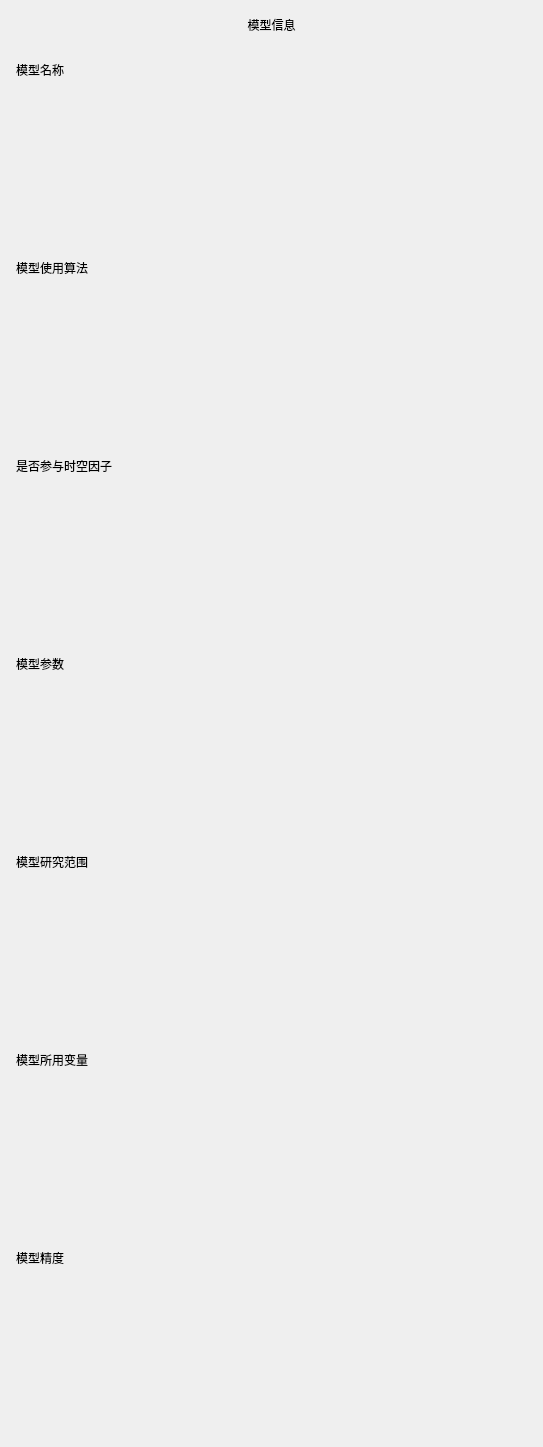
    <widget class="QWidget" name="left_qw" native="true">
     <property name="sizePolicy">
      <sizepolicy hsizetype="Preferred" vsizetype="Preferred">
       <horstretch>0</horstretch>
       <verstretch>0</verstretch>
      </sizepolicy>
     </property>
     <property name="minimumSize">
      <size>
       <width>543</width>
       <height>738</height>
      </size>
     </property>
     <property name="styleSheet">
      <string notr="true">QWidget#left_qw{
	
	background-color: rgb(240, 240, 240);
}</string>
     </property>
     <layout class="QGridLayout" name="gridLayout_3">
      <property name="topMargin">
       <number>0</number>
      </property>
      <item row="1" column="0">
       <widget class="QLabel" name="model_name_l">
        <property name="sizePolicy">
         <sizepolicy hsizetype="Maximum" vsizetype="Preferred">
          <horstretch>0</horstretch>
          <verstretch>0</verstretch>
         </sizepolicy>
        </property>
        <property name="text">
         <string>模型名称</string>
        </property>
        <property name="alignment">
         <set>Qt::AlignLeading|Qt::AlignLeft|Qt::AlignTop</set>
        </property>
        <property name="wordWrap">
         <bool>false</bool>
        </property>
        <property name="margin">
         <number>0</number>
        </property>
        <property name="indent">
         <number>5</number>
        </property>
        <property name="buddy">
         <cstring>textBrowser</cstring>
        </property>
       </widget>
      </item>
      <item row="4" column="1">
       <widget class="QTextBrowser" name="textBrowser_8">
        <property name="sizePolicy">
         <sizepolicy hsizetype="Preferred" vsizetype="Expanding">
          <horstretch>0</horstretch>
          <verstretch>0</verstretch>
         </sizepolicy>
        </property>
        <property name="styleSheet">
         <string notr="true">QTextBrowser{

	background-color: transparent;
}</string>
        </property>
        <property name="frameShape">
         <enum>QFrame::NoFrame</enum>
        </property>
        <property name="frameShadow">
         <enum>QFrame::Raised</enum>
        </property>
        <property name="lineWidth">
         <number>1</number>
        </property>
        <property name="verticalScrollBarPolicy">
         <enum>Qt::ScrollBarAsNeeded</enum>
        </property>
        <property name="horizontalScrollBarPolicy">
         <enum>Qt::ScrollBarAsNeeded</enum>
        </property>
        <property name="lineWrapMode">
         <enum>QTextEdit::WidgetWidth</enum>
        </property>
        <property name="html">
         <string>&lt;!DOCTYPE HTML PUBLIC &quot;-//W3C//DTD HTML 4.0//EN&quot; &quot;http://www.w3.org/TR/REC-html40/strict.dtd&quot;&gt;
&lt;html&gt;&lt;head&gt;&lt;meta name=&quot;qrichtext&quot; content=&quot;1&quot; /&gt;&lt;style type=&quot;text/css&quot;&gt;
p, li { white-space: pre-wrap; }
&lt;/style&gt;&lt;/head&gt;&lt;body style=&quot; font-family:'SimSun'; font-size:9pt; font-weight:400; font-style:normal;&quot;&gt;
&lt;p style=&quot;-qt-paragraph-type:empty; margin-top:0px; margin-bottom:0px; margin-left:0px; margin-right:0px; -qt-block-indent:0; text-indent:0px;&quot;&gt;&lt;br /&gt;&lt;/p&gt;&lt;/body&gt;&lt;/html&gt;</string>
        </property>
       </widget>
      </item>
      <item row="4" column="0">
       <widget class="QLabel" name="model_spacetime_l">
        <property name="sizePolicy">
         <sizepolicy hsizetype="Maximum" vsizetype="Preferred">
          <horstretch>0</horstretch>
          <verstretch>0</verstretch>
         </sizepolicy>
        </property>
        <property name="text">
         <string>是否参与时空因子</string>
        </property>
        <property name="alignment">
         <set>Qt::AlignLeading|Qt::AlignLeft|Qt::AlignTop</set>
        </property>
        <property name="wordWrap">
         <bool>false</bool>
        </property>
        <property name="margin">
         <number>0</number>
        </property>
        <property name="indent">
         <number>5</number>
        </property>
        <property name="buddy">
         <cstring>textBrowser_8</cstring>
        </property>
       </widget>
      </item>
      <item row="2" column="0">
       <widget class="QLabel" name="model_algorithm_l">
        <property name="sizePolicy">
         <sizepolicy hsizetype="Maximum" vsizetype="Preferred">
          <horstretch>0</horstretch>
          <verstretch>0</verstretch>
         </sizepolicy>
        </property>
        <property name="text">
         <string>模型使用算法</string>
        </property>
        <property name="alignment">
         <set>Qt::AlignLeading|Qt::AlignLeft|Qt::AlignTop</set>
        </property>
        <property name="margin">
         <number>0</number>
        </property>
        <property name="indent">
         <number>5</number>
        </property>
        <property name="buddy">
         <cstring>textBrowser_2</cstring>
        </property>
       </widget>
      </item>
      <item row="0" column="0" colspan="2">
       <widget class="QLabel" name="research_range_title_l">
        <property name="minimumSize">
         <size>
          <width>0</width>
          <height>50</height>
         </size>
        </property>
        <property name="maximumSize">
         <size>
          <width>16777215</width>
          <height>50</height>
         </size>
        </property>
        <property name="styleSheet">
         <string notr="true">font: 12pt &quot;汉仪旗黑X1-55W&quot;;</string>
        </property>
        <property name="text">
         <string>模型信息</string>
        </property>
        <property name="alignment">
         <set>Qt::AlignCenter</set>
        </property>
       </widget>
      </item>
      <item row="7" column="1">
       <widget class="QTextBrowser" name="textBrowser_5">
        <property name="sizePolicy">
         <sizepolicy hsizetype="Preferred" vsizetype="Expanding">
          <horstretch>0</horstretch>
          <verstretch>0</verstretch>
         </sizepolicy>
        </property>
        <property name="styleSheet">
         <string notr="true">QTextBrowser{

	background-color: transparent;
}</string>
        </property>
        <property name="frameShape">
         <enum>QFrame::NoFrame</enum>
        </property>
        <property name="frameShadow">
         <enum>QFrame::Raised</enum>
        </property>
        <property name="lineWidth">
         <number>1</number>
        </property>
        <property name="verticalScrollBarPolicy">
         <enum>Qt::ScrollBarAsNeeded</enum>
        </property>
        <property name="horizontalScrollBarPolicy">
         <enum>Qt::ScrollBarAsNeeded</enum>
        </property>
        <property name="html">
         <string>&lt;!DOCTYPE HTML PUBLIC &quot;-//W3C//DTD HTML 4.0//EN&quot; &quot;http://www.w3.org/TR/REC-html40/strict.dtd&quot;&gt;
&lt;html&gt;&lt;head&gt;&lt;meta name=&quot;qrichtext&quot; content=&quot;1&quot; /&gt;&lt;style type=&quot;text/css&quot;&gt;
p, li { white-space: pre-wrap; }
&lt;/style&gt;&lt;/head&gt;&lt;body style=&quot; font-family:'SimSun'; font-size:9pt; font-weight:400; font-style:normal;&quot;&gt;
&lt;p style=&quot;-qt-paragraph-type:empty; margin-top:0px; margin-bottom:0px; margin-left:0px; margin-right:0px; -qt-block-indent:0; text-indent:0px;&quot;&gt;&lt;br /&gt;&lt;/p&gt;&lt;/body&gt;&lt;/html&gt;</string>
        </property>
       </widget>
      </item>
      <item row="2" column="1">
       <widget class="QTextBrowser" name="textBrowser_2">
        <property name="sizePolicy">
         <sizepolicy hsizetype="Preferred" vsizetype="Expanding">
          <horstretch>0</horstretch>
          <verstretch>0</verstretch>
         </sizepolicy>
        </property>
        <property name="styleSheet">
         <string notr="true">QTextBrowser{

	background-color: transparent;
}</string>
        </property>
        <property name="frameShape">
         <enum>QFrame::NoFrame</enum>
        </property>
        <property name="frameShadow">
         <enum>QFrame::Raised</enum>
        </property>
        <property name="lineWidth">
         <number>1</number>
        </property>
        <property name="verticalScrollBarPolicy">
         <enum>Qt::ScrollBarAsNeeded</enum>
        </property>
        <property name="horizontalScrollBarPolicy">
         <enum>Qt::ScrollBarAsNeeded</enum>
        </property>
        <property name="html">
         <string>&lt;!DOCTYPE HTML PUBLIC &quot;-//W3C//DTD HTML 4.0//EN&quot; &quot;http://www.w3.org/TR/REC-html40/strict.dtd&quot;&gt;
&lt;html&gt;&lt;head&gt;&lt;meta name=&quot;qrichtext&quot; content=&quot;1&quot; /&gt;&lt;style type=&quot;text/css&quot;&gt;
p, li { white-space: pre-wrap; }
&lt;/style&gt;&lt;/head&gt;&lt;body style=&quot; font-family:'SimSun'; font-size:9pt; font-weight:400; font-style:normal;&quot;&gt;
&lt;p style=&quot;-qt-paragraph-type:empty; margin-top:0px; margin-bottom:0px; margin-left:0px; margin-right:0px; -qt-block-indent:0; text-indent:0px;&quot;&gt;&lt;br /&gt;&lt;/p&gt;&lt;/body&gt;&lt;/html&gt;</string>
        </property>
       </widget>
      </item>
      <item row="7" column="0">
       <widget class="QLabel" name="model_variable_num_l">
        <property name="sizePolicy">
         <sizepolicy hsizetype="Maximum" vsizetype="Preferred">
          <horstretch>0</horstretch>
          <verstretch>0</verstretch>
         </sizepolicy>
        </property>
        <property name="text">
         <string>模型所用变量</string>
        </property>
        <property name="alignment">
         <set>Qt::AlignLeading|Qt::AlignLeft|Qt::AlignTop</set>
        </property>
        <property name="margin">
         <number>0</number>
        </property>
        <property name="indent">
         <number>5</number>
        </property>
        <property name="buddy">
         <cstring>textBrowser_5</cstring>
        </property>
       </widget>
      </item>
      <item row="1" column="1">
       <widget class="QTextBrowser" name="textBrowser">
        <property name="sizePolicy">
         <sizepolicy hsizetype="Preferred" vsizetype="Expanding">
          <horstretch>0</horstretch>
          <verstretch>0</verstretch>
         </sizepolicy>
        </property>
        <property name="styleSheet">
         <string notr="true">QTextBrowser{

	background-color: transparent;
}</string>
        </property>
        <property name="frameShape">
         <enum>QFrame::NoFrame</enum>
        </property>
        <property name="frameShadow">
         <enum>QFrame::Raised</enum>
        </property>
        <property name="lineWidth">
         <number>0</number>
        </property>
        <property name="verticalScrollBarPolicy">
         <enum>Qt::ScrollBarAsNeeded</enum>
        </property>
        <property name="horizontalScrollBarPolicy">
         <enum>Qt::ScrollBarAsNeeded</enum>
        </property>
        <property name="html">
         <string>&lt;!DOCTYPE HTML PUBLIC &quot;-//W3C//DTD HTML 4.0//EN&quot; &quot;http://www.w3.org/TR/REC-html40/strict.dtd&quot;&gt;
&lt;html&gt;&lt;head&gt;&lt;meta name=&quot;qrichtext&quot; content=&quot;1&quot; /&gt;&lt;style type=&quot;text/css&quot;&gt;
p, li { white-space: pre-wrap; }
&lt;/style&gt;&lt;/head&gt;&lt;body style=&quot; font-family:'SimSun'; font-size:9pt; font-weight:400; font-style:normal;&quot;&gt;
&lt;p style=&quot;-qt-paragraph-type:empty; margin-top:0px; margin-bottom:0px; margin-left:0px; margin-right:0px; -qt-block-indent:0; text-indent:0px;&quot;&gt;&lt;br /&gt;&lt;/p&gt;&lt;/body&gt;&lt;/html&gt;</string>
        </property>
       </widget>
      </item>
      <item row="6" column="0">
       <widget class="QLabel" name="model_research_range_l">
        <property name="sizePolicy">
         <sizepolicy hsizetype="Maximum" vsizetype="Preferred">
          <horstretch>0</horstretch>
          <verstretch>0</verstretch>
         </sizepolicy>
        </property>
        <property name="text">
         <string>模型研究范围</string>
        </property>
        <property name="alignment">
         <set>Qt::AlignLeading|Qt::AlignLeft|Qt::AlignTop</set>
        </property>
        <property name="margin">
         <number>0</number>
        </property>
        <property name="indent">
         <number>5</number>
        </property>
        <property name="buddy">
         <cstring>textBrowser_4</cstring>
        </property>
       </widget>
      </item>
      <item row="5" column="0">
       <widget class="QLabel" name="model_parameters_l">
        <property name="sizePolicy">
         <sizepolicy hsizetype="Maximum" vsizetype="Preferred">
          <horstretch>0</horstretch>
          <verstretch>0</verstretch>
         </sizepolicy>
        </property>
        <property name="text">
         <string>模型参数</string>
        </property>
        <property name="alignment">
         <set>Qt::AlignLeading|Qt::AlignLeft|Qt::AlignTop</set>
        </property>
        <property name="margin">
         <number>0</number>
        </property>
        <property name="indent">
         <number>5</number>
        </property>
        <property name="buddy">
         <cstring>textBrowser_3</cstring>
        </property>
       </widget>
      </item>
      <item row="6" column="1">
       <widget class="QTextBrowser" name="textBrowser_4">
        <property name="sizePolicy">
         <sizepolicy hsizetype="Preferred" vsizetype="Expanding">
          <horstretch>0</horstretch>
          <verstretch>0</verstretch>
         </sizepolicy>
        </property>
        <property name="styleSheet">
         <string notr="true">QTextBrowser{

	background-color: transparent;
}</string>
        </property>
        <property name="frameShape">
         <enum>QFrame::NoFrame</enum>
        </property>
        <property name="frameShadow">
         <enum>QFrame::Raised</enum>
        </property>
        <property name="lineWidth">
         <number>1</number>
        </property>
        <property name="verticalScrollBarPolicy">
         <enum>Qt::ScrollBarAsNeeded</enum>
        </property>
        <property name="horizontalScrollBarPolicy">
         <enum>Qt::ScrollBarAsNeeded</enum>
        </property>
        <property name="html">
         <string>&lt;!DOCTYPE HTML PUBLIC &quot;-//W3C//DTD HTML 4.0//EN&quot; &quot;http://www.w3.org/TR/REC-html40/strict.dtd&quot;&gt;
&lt;html&gt;&lt;head&gt;&lt;meta name=&quot;qrichtext&quot; content=&quot;1&quot; /&gt;&lt;style type=&quot;text/css&quot;&gt;
p, li { white-space: pre-wrap; }
&lt;/style&gt;&lt;/head&gt;&lt;body style=&quot; font-family:'SimSun'; font-size:9pt; font-weight:400; font-style:normal;&quot;&gt;
&lt;p style=&quot;-qt-paragraph-type:empty; margin-top:0px; margin-bottom:0px; margin-left:0px; margin-right:0px; -qt-block-indent:0; text-indent:0px;&quot;&gt;&lt;br /&gt;&lt;/p&gt;&lt;/body&gt;&lt;/html&gt;</string>
        </property>
       </widget>
      </item>
      <item row="8" column="0">
       <widget class="QLabel" name="model_accuracy_l">
        <property name="sizePolicy">
         <sizepolicy hsizetype="Maximum" vsizetype="Preferred">
          <horstretch>0</horstretch>
          <verstretch>0</verstretch>
         </sizepolicy>
        </property>
        <property name="text">
         <string>模型精度</string>
        </property>
        <property name="alignment">
         <set>Qt::AlignLeading|Qt::AlignLeft|Qt::AlignTop</set>
        </property>
        <property name="margin">
         <number>0</number>
        </property>
        <property name="indent">
         <number>5</number>
        </property>
        <property name="buddy">
         <cstring>textBrowser_7</cstring>
        </property>
       </widget>
      </item>
      <item row="8" column="1">
       <widget class="QTextBrowser" name="textBrowser_7">
        <property name="sizePolicy">
         <sizepolicy hsizetype="Preferred" vsizetype="Expanding">
          <horstretch>0</horstretch>
          <verstretch>0</verstretch>
         </sizepolicy>
        </property>
        <property name="styleSheet">
         <string notr="true">QTextBrowser{

	background-color: transparent;
}</string>
        </property>
        <property name="frameShape">
         <enum>QFrame::NoFrame</enum>
        </property>
        <property name="frameShadow">
         <enum>QFrame::Raised</enum>
        </property>
        <property name="lineWidth">
         <number>1</number>
        </property>
        <property name="verticalScrollBarPolicy">
         <enum>Qt::ScrollBarAsNeeded</enum>
        </property>
        <property name="horizontalScrollBarPolicy">
         <enum>Qt::ScrollBarAsNeeded</enum>
        </property>
        <property name="html">
         <string>&lt;!DOCTYPE HTML PUBLIC &quot;-//W3C//DTD HTML 4.0//EN&quot; &quot;http://www.w3.org/TR/REC-html40/strict.dtd&quot;&gt;
&lt;html&gt;&lt;head&gt;&lt;meta name=&quot;qrichtext&quot; content=&quot;1&quot; /&gt;&lt;style type=&quot;text/css&quot;&gt;
p, li { white-space: pre-wrap; }
&lt;/style&gt;&lt;/head&gt;&lt;body style=&quot; font-family:'SimSun'; font-size:9pt; font-weight:400; font-style:normal;&quot;&gt;
&lt;p style=&quot;-qt-paragraph-type:empty; margin-top:0px; margin-bottom:0px; margin-left:0px; margin-right:0px; -qt-block-indent:0; text-indent:0px;&quot;&gt;&lt;br /&gt;&lt;/p&gt;&lt;/body&gt;&lt;/html&gt;</string>
        </property>
       </widget>
      </item>
      <item row="5" column="1">
       <widget class="QTextBrowser" name="textBrowser_3">
        <property name="sizePolicy">
         <sizepolicy hsizetype="Preferred" vsizetype="Expanding">
          <horstretch>0</horstretch>
          <verstretch>0</verstretch>
         </sizepolicy>
        </property>
        <property name="styleSheet">
         <string notr="true">QTextBrowser{

	background-color: transparent;
}</string>
        </property>
        <property name="frameShape">
         <enum>QFrame::NoFrame</enum>
        </property>
        <property name="frameShadow">
         <enum>QFrame::Raised</enum>
        </property>
        <property name="lineWidth">
         <number>1</number>
        </property>
        <property name="verticalScrollBarPolicy">
         <enum>Qt::ScrollBarAsNeeded</enum>
        </property>
        <property name="horizontalScrollBarPolicy">
         <enum>Qt::ScrollBarAsNeeded</enum>
        </property>
        <property name="html">
         <string>&lt;!DOCTYPE HTML PUBLIC &quot;-//W3C//DTD HTML 4.0//EN&quot; &quot;http://www.w3.org/TR/REC-html40/strict.dtd&quot;&gt;
&lt;html&gt;&lt;head&gt;&lt;meta name=&quot;qrichtext&quot; content=&quot;1&quot; /&gt;&lt;style type=&quot;text/css&quot;&gt;
p, li { white-space: pre-wrap; }
&lt;/style&gt;&lt;/head&gt;&lt;body style=&quot; font-family:'SimSun'; font-size:9pt; font-weight:400; font-style:normal;&quot;&gt;
&lt;p style=&quot;-qt-paragraph-type:empty; margin-top:0px; margin-bottom:0px; margin-left:0px; margin-right:0px; -qt-block-indent:0; text-indent:0px;&quot;&gt;&lt;br /&gt;&lt;/p&gt;&lt;/body&gt;&lt;/html&gt;</string>
        </property>
       </widget>
      </item>
     </layout>
    </widget>
